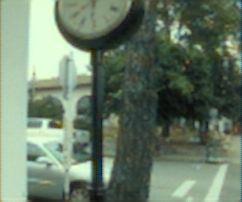
#> input picture images/000000000064_cnn_ip.png, 242 x 202 px; its folder holds only this picture in this run
$ python histogram.py
#> lines starting #> are read from the running program, lines starting #| are printed output that depends on the picture
import cv2
import numpy as np
from os import listdir
from matplotlib import pyplot as plt

color = ('b','g','r')

if __name__ == '__main__':
  files = listdir('images')

  for i,col in enumerate(color):
    nearest = np.zeros([256, 1])
    cnn = np.zeros([256, 1])
    bilinear = np.zeros([256, 1])
    high = np.zeros([256, 1])
    for file in files:
      img = cv2.imread('images/' + file)
#> img is the input picture: shape (202, 242, 3); mean B, G, R 103.3, 123.1, 105.3
      if 'nearest_ip' in file:
        nearest = np.add(cv2.calcHist([img],[i],None,[256],[0,256]), nearest)
      elif 'cnn_ip' in file:
        cnn = np.add(cv2.calcHist([img],[i],None,[256],[0,256]), cnn)
#> cnn = 256 values, max 709 at index 56, min 0 at index 229, mean 191
      elif 'bilinear_ip' in file:
        bilinear = np.add(cv2.calcHist([img],[i],None,[256],[0,256]), bilinear)
      elif 'high_ip' in file:
        high = np.add(cv2.calcHist([img],[i],None,[256],[0,256]), high)

    plt.subplot(221), plt.plot(np.divide(nearest, len(files)),color = col), plt.xlim([0,256])
    plt.title('Nearest Neighbor')
    plt.subplot(222), plt.plot(np.divide(cnn, len(files)),color = col), plt.xlim([0,256])
    plt.title('CNN')
    plt.subplot(223), plt.plot(np.divide(bilinear, len(files)),color = col), plt.xlim([0,256])
    plt.title('Bilinear Interpolation')
    plt.subplot(224), plt.plot(np.divide(high, len(files)),color = col), plt.xlim([0,256])
    plt.title('Simulation')

  plt.show()
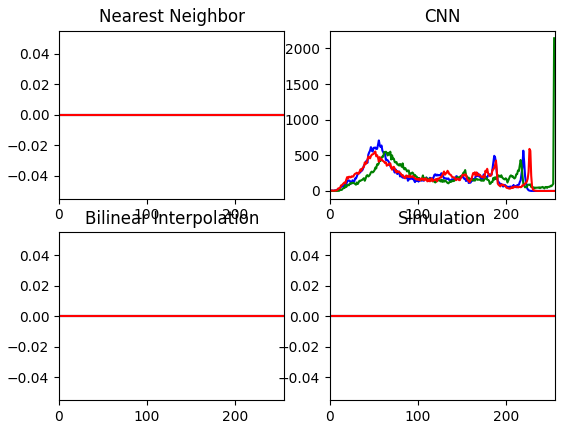
#> figure drawn by matplotlib, 4 panels; panel 2: curve peaks at x = 56, y = 709; panel 2: curve peaks at x = 255, y = 2142; panel 2: curve peaks at x = 227, y = 590
